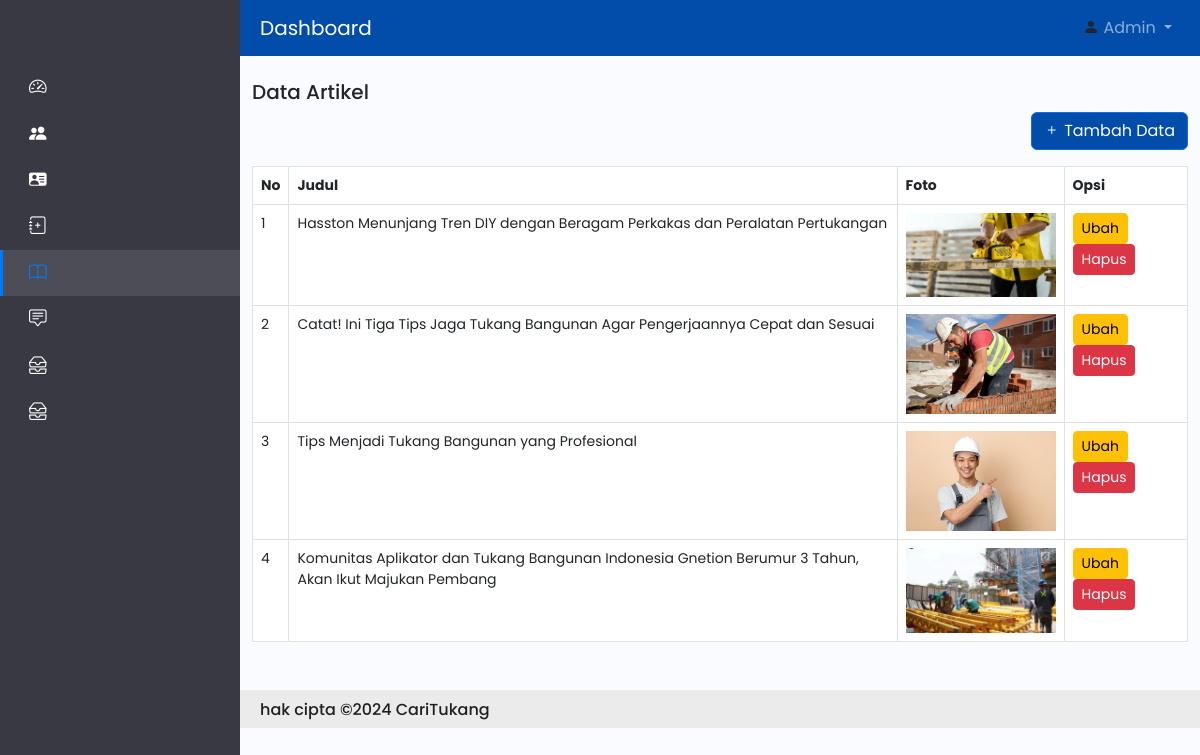
/admin/index.php/artikel, run on the app's committed database.
### tables this page shows
CREATE TABLE `artikel` (
  `id_artikel` int(11) NOT NULL,
  `judul_artikel` varchar(100) NOT NULL,
  `foto_artikel` varchar(255) NOT NULL,
  `isi_artikel` text NOT NULL
);

### admin/application/controllers/Artikel.php (called while the page is built, shortened)
<?php
class Artikel extends CI_Controller
{
	function index()
	{
		$this->load->model('Martikel');
		$data['artikel'] = $this->Martikel->tampil();
		$this->load->view('sidebar');
		$this->load->view('header');
		$this->load->view('artikel_tampil',$data);
		$this->load->view('footer');
	}
}

### admin/index.php (called while the page is built, shortened)
<?php
require_once BASEPATH.'core/CodeIgniter.php';

### admin/application/models/Martikel.php (called while the page is built, shortened)
<?php
class Martikel extends CI_Model
{
    function tampil()
    {
        $data = $this->db->get('artikel');
        $dt = $data->result_array();
        return $dt;
    }
}

### admin/application/views/artikel_tampil.php (the view)
<div class="container-fluid mt-4 small">
    <h5>Data Artikel</h5>
        <div class=" d-flex justify-content-end mb-3">
            <a href="<?php echo base_url('artikel/tambah'); ?>" class="btn link-btn btn-primary">
                <i class="bi bi-plus"></i>
                <span>Tambah Data</span>
            </a>
        </div>
        <table class="table table-bordered" id="tableku">
            <thead style="background-color: #024CAA; color: #fff;">
                <tr>
                    <th>No</th>
                    <th>Judul</th>
                    <th>Foto</th>
                    <th>Opsi</th>
                </tr>
            </thead>
            <tbody>
                <?php foreach ($artikel as $k => $v) : ?>
                    <tr>
                        <td><?php echo $k + 1; ?></td>
                        <td><?php echo $v['judul_artikel'];  ?></td>
                        <td>
                            <img src="<?php echo $this->config->item("url_artikel") . $v["foto_artikel"] ?>" width="150px">
                        </td>
                        <td>
                            <a href="<?php echo base_url("artikel/ubah/" . $v["id_artikel"]) ?>" class="btn btn-warning btn-sm">Ubah</a>
                            <a href="<?php echo base_url("artikel/hapus/" . $v["id_artikel"]) ?>" class="btn btn-danger btn-sm">Hapus</a>
                        </td>
                    </tr>
                <?php endforeach ?>
            </tbody>
        </table>
</div>

### admin/application/views/sidebar.php (shortened to what this page needs)
<!DOCTYPE html>
<html lang="en">
<head>
    <link href="https://cdn.jsdelivr.net/npm/bootstrap@5.3.0-alpha3/dist/css/bootstrap.min.css" rel="stylesheet"
>
    <link rel="stylesheet" href="https://cdn.jsdelivr.net/npm/bootstrap-icons@1.11.3/font/bootstrap-icons.min.css">
    <link href="https://cdn.lineicons.com/4.0/lineicons.css" rel="stylesheet" />
    <link rel="stylesheet" href="style.css">
</head>
<body>
    <div class="wrapper">
        <aside id="sidebar">
            <div class="d-flex ">
                <button class="toggle-btn" type="button">
                </button>
            </div>
            <ul class="sidebar-nav">
                <li class="sidebar-item <?php echo $this->uri->segment(1) === 'dashboard' ? 'active' : ''; ?>">
                    <a href="<?php echo base_url('dashboard'); ?>" class="sidebar-link">
                        <i class="bi bi-speedometer2"></i>
                    </a>
                </li>
                <li class="sidebar-item <?php echo $this->uri->segment(1) === 'customer' ? 'active' : ''; ?>">
                    <a href="<?php echo base_url('customer'); ?>" class="sidebar-link">
                        <i class="bi bi-people-fill"></i>
                    </a>
                </li>
                <li class="sidebar-item <?php echo $this->uri->segment(1) === 'mitra' ? 'active' : ''; ?>">
                    <a href="<?php echo base_url('mitra'); ?>" class="sidebar-link">
                        <i class="bi bi-person-vcard-fill"></i>
                    </a>
                </li>
                <li class="sidebar-item <?php echo $this->uri->segment(1) === 'booking' ? 'active' : ''; ?>">
                    <a href="<?php echo base_url('booking'); ?>" class="sidebar-link">
                        <i class="bi bi-journal-plus"></i>
                    </a>
                </li>
                <li class="sidebar-item <?php echo $this->uri->segment(1) === 'artikel' ? 'active' : ''; ?>">
                    <a href="<?php echo base_url('artikel'); ?>" class="sidebar-link">
                        <i class="bi bi-book"></i>
                    </a>
                </li>
                <li class="sidebar-item <?php echo $this->uri->segment(1) === 'ulasan' ? 'active' : ''; ?>">
                    <a href="<?php echo base_url('ulasan'); ?>" class="sidebar-link">
                        <i class="bi bi-chat-square-text"></i>
                    </a>
                </li>
                <li class="sidebar-item <?php echo $this->uri->segment(1) === 'keahlian' ? 'active' : ''; ?>">
                    <a href="<?php echo base_url('keahlian'); ?>" class="sidebar-link">
                        <i class="bi bi-inboxes"></i>
                    </a>
                </li>
                <li class="sidebar-item <?php echo $this->uri->segment(1) === 'peran' ? 'active' : ''; ?>">
                    <a href="<?php echo base_url('peran'); ?>" class="sidebar-link">
                        <i class="bi bi-inboxes"></i>
                    </a>
                </li>
            </ul>
        </aside>

### admin/application/views/header.php (shortened to what this page needs)
<div class="main">
    <nav class="navbar nav navbar-expand-lg navbar-dark">
        <div class="container-fluid">
            <a href="" class="navbar-brand">Dashboard</a>
            <ul class="navbar-nav ms-auto">
                <li class="nav-item dropdown">
                    <a class="nav-link dropdown-toggle" href="#" role="button" data-bs-toggle="dropdown" aria-expanded="false">
                        <i class="bi bi-person-fill text-dark"></i>
                        <span>Admin</span>
                    </a>
                </li>
            </ul>
        </div>
    </nav>

### admin/application/views/footer.php (shortened to what this page needs)
<div class="side-footer mt-5">
    <h6>hak cipta &copy;2024 CariTukang</h6>
</div>
</div>
</div>
</body>
</html>

### admin/application/views/style.css (style rules this page uses)
a { text-decoration: none; }
li { list-style: none; }
body { font-family: 'Poppins', sans-serif; }
.wrapper { display: flex; }
.main { min-height: 100vh; width: 100%; overflow: hidden; transition: all 0.35s ease-in-out; background-color: #fafbfe; }
#sidebar { width: 70px; min-width: 70px; z-index: 1000; transition: all .25s ease-in-out; background-color: #0e2238; display: flex; flex-direction: column; }
.toggle-btn { background-color: transparent; cursor: pointer; border: 0; padding: 1rem 1.5rem; }
.sidebar-nav { padding: 2rem 0; flex: 1 1 auto; }
a.sidebar-link { padding: .625rem 1.625rem; color: #FFF; display: block; font-size: 0.9rem; white-space: nowrap; border-left: 3px solid transparent; }
.sidebar-link i { font-size: 1.1rem; margin-right: .75rem; }
.sidebar-item { position: relative; }

### admin/application/views/sidebar.php (style rules this page uses)
a { text-decoration: none; }
li { list-style: none; }
body { font-family: 'Poppins', sans-serif; }
.wrapper { display: flex; }
.main { min-height: 100vh; width: 100%; overflow: hidden; transition: all 0.35s ease-in-out; background-color: #fafbfe; }
#sidebar { width: 300px; min-width: 70px; z-index: 1000; transition: all 0.25s ease-in-out; background-color: #393944; display: flex; flex-direction: column; }
.toggle-btn { background-color: transparent; cursor: pointer; border: 0; padding: 1rem 1.5rem; }
.sidebar-nav { padding: 2rem 0; flex: 1 1 auto; }
a.sidebar-link { padding: 0.625rem 1.625rem; color: #FFF; display: block; font-size: 0.9rem; white-space: nowrap; border-left: 3px solid transparent; transition: all 0.2s ease-in-out; }
.sidebar-link i { font-size: 1.1rem; margin-right: 0.75rem; }
.sidebar-item.active a.sidebar-link { background-color: rgba(255, 255, 255, 0.1); border-left: 3px solid #007bff; font-weight: bold; }
.sidebar-item.active a.sidebar-link i { color: #007bff; }
.side-footer { background-color: #EBEBEB; color: #202020; padding: 10px 0px 1px 20px; position: relative; bottom: 0; width: 100%; }
.nav { background-color: #024CAA; padding: 0.5rem; top: 0; width: 100%; z-index: 999; }
.link-btn { background-color: #024CAA; }

### data on the page
artikel: judul_artikel "Hasston Menunjang Tren DIY dengan Beragam Perkakas dan Peralatan Pertukangan", foto_artikel (picture)
artikel: judul_artikel "Catat! Ini Tiga Tips Jaga Tukang Bangunan Agar Pengerjaannya Cepat dan Sesuai", foto_artikel (picture)
artikel: judul_artikel "Tips Menjadi Tukang Bangunan yang Profesional", foto_artikel (picture)
artikel: judul_artikel "Komunitas Aplikator dan Tukang Bangunan Indonesia Gnetion Berumur 3 Tahun, Akan Ikut Majukan Pembang", foto_artikel (picture)
